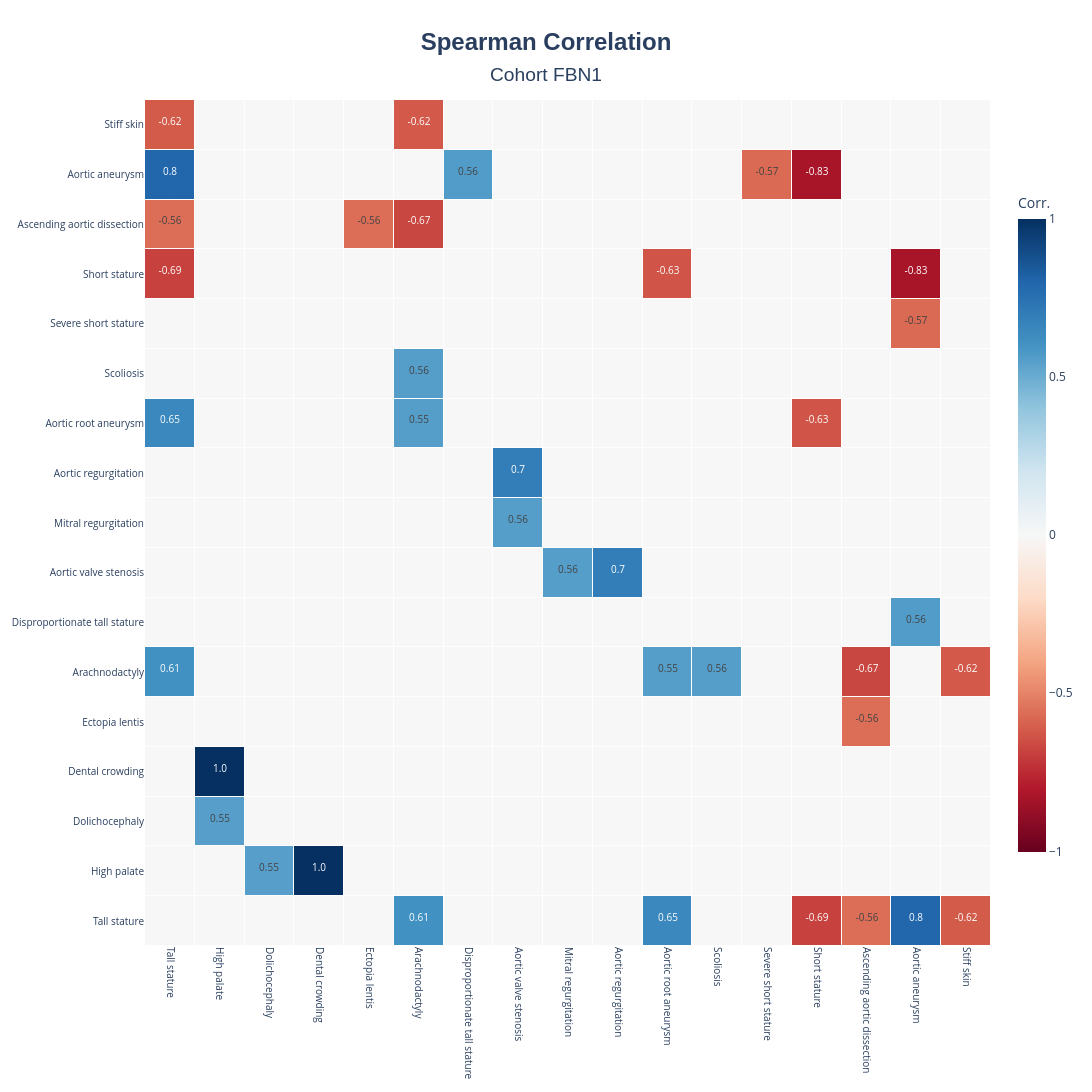

Notebook code cell kept with this figure:
### Markdown cell above
After computing and filtering pairwise HPO term correlations, a heatmap can be generated to visualize both correlation magnitude and statistical significance.

### Code cell
fig = analyzer.plot_correlation_heatmap_with_significance( 
    stats_name = correlation_type.value,
    abs_threshold=0.55,
    alpha=0.05,
    corrected_alpha=0.1,
    title_name="Cohort FBN1",
)
fig.show()
analyzer.save_correlation_heatmap(
    fig,
    output_file="correlation_heatmap_FBN1.html"
)

### Figure 1 — Plotly figure (JSON) as saved in the notebook; plotly's stock layout.template omitted (floating-point values rounded to 4 significant figures; data arrays with more than 128 entries replaced by an {"elided": "..."} marker saying what was removed)
{"data": [{"colorbar": {"len": 0.8, "thickness": 28, "title": {"text": "Corr."}}, "colorscale": [[0, "rgb(103,0,31)"], [0.1, "rgb(178,24,43)"], [0.2, "rgb(214,96,77)"], [0.3, "rgb(244,165,130)"], [0.4, "rgb(253,219,199)"], [0.5, "rgb(247,247,247)"], [0.6, "rgb(209,229,240)"], [0.7, "rgb(146,197,222)"], [0.8, "rgb(67,147,195)"], [0.9, "rgb(33,102,172)"], [1, "rgb(5,48,97)"]], "hoverinfo": "text", "hovertext": {"elided": "17x17 str values"}, "text": {"elided": "17x17 str values"}, "texttemplate": "<span style='font-size:10px'>%{text}</span>", "type": "heatmap", "x": ["Tall stature", "High palate", "Dolichocephaly", "Dental crowding", "Ectopia lentis", "Arachnodactyly", "Disproportionate tall stature", "Aortic valve stenosis", "Mitral regurgitation", "Aortic regurgitation", "Aortic root aneurysm", "Scoliosis", "Severe short stature", "Short stature", "Ascending aortic dissection", "Aortic aneurysm", "Stiff skin"], "xgap": 1, "y": ["Tall stature", "High palate", "Dolichocephaly", "Dental crowding", "Ectopia lentis", "Arachnodactyly", "Disproportionate tall stature", "Aortic valve stenosis", "Mitral regurgitation", "Aortic regurgitation", "Aortic root aneurysm", "Scoliosis", "Severe short stature", "Short stature", "Ascending aortic dissection", "Aortic aneurysm", "Stiff skin"], "ygap": 1, "z": {"elided": "17x17 float values"}, "zmax": 1, "zmid": 0, "zmin": -1}], "layout": {"height": 1370, "plot_bgcolor": "rgba(240,240,240,0.1)", "title": {"font": {"family": "Arial", "size": 24}, "text": "<b>Spearman Correlation</b><br><span style='font-size:0.8em'>Cohort FBN1</span>", "x": 0.5, "xanchor": "center", "yanchor": "top"}, "width": 1370, "xaxis": {"tickangle": 90, "tickfont": {"size": 10}}, "yaxis": {"scaleanchor": "x", "scaleratio": 1, "tickfont": {"size": 10}}}}
